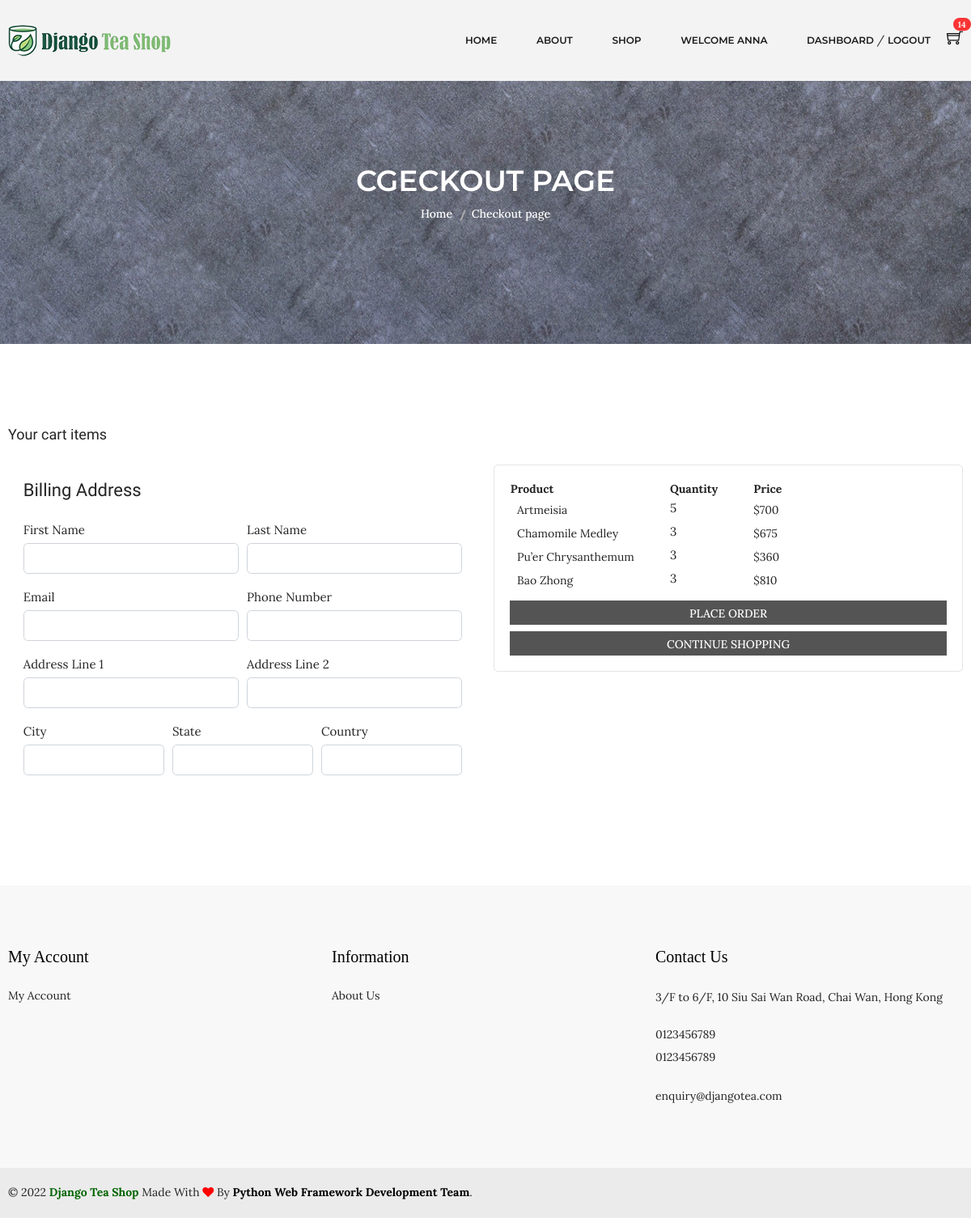
The app's page /cart/checkout/ (signed in) with its own data.
### accounts/models.py (models this page shows, shortened)
class Account(AbstractBaseUser):
    first_name = models.CharField(max_length=50)
    last_name = models.CharField(max_length=50)
    username = models.CharField(max_length=100, unique=True)
    email = models.EmailField(max_length=100, unique=True)
    phone_number = models.CharField(max_length=50)
    date_joined = models.DateTimeField(auto_now_add=True)
    last_login = models.DateTimeField(auto_now_add=True)
    is_admin = models.BooleanField(default=False)
    is_staff = models.BooleanField(default=False)
    is_active = models.BooleanField(default=False)
    is_superadmin = models.BooleanField(default=False)
    USERNAME_FIELD = 'email'
    REQUIRED_FIELDS = ['username', 'first_name', 'last_name']
    objects = MyAccountManager()

### carts/models.py (models this page shows, shortened)
class CartItem(models.Model):
    user = models.ForeignKey(Account, on_delete=models.CASCADE, null=True)
    variations = models.ManyToManyField(Variation, blank=True)
    product = models.ForeignKey(Product, on_delete=models.CASCADE)
    cart = models.ForeignKey(Cart, on_delete=models.CASCADE, null=True)
    quantity = models.IntegerField()
    is_active = models.BooleanField(default=True)
    def sub_total(self):
        return self.product.discounted_price * self.quantity

### shop/models.py (models this page shows, shortened)
class Product(models.Model):
    tea_name = models.CharField(max_length=100, unique=True)
    tea_type = models.CharField(max_length=100)
    slug = models.SlugField(max_length=100, unique=True)
    origin = models.CharField(max_length=100)
    color = models.CharField(max_length=50, blank=True)
    aroma = models.CharField(max_length=100, blank=True)
    taste = models.CharField(max_length=100, blank=True)
    tea_nature  = models.CharField(max_length=100, blank=True)
    is_available = models.BooleanField(default=True)
    is_new = models.BooleanField(default=False)
    properties = models.TextField(max_length=300, blank=True)
    weight = models.IntegerField()
    original_price = models.IntegerField()
    discounted_price = models.IntegerField()
    discount_rate = models.IntegerField(blank=True)
    photo_1 = models.ImageField(upload_to='photos/%Y/%m/%d', blank=True)
    photo_1_t = models.ImageField(upload_to='photos/%Y/%m/%d', blank=True)
    photo_1_z = models.ImageField(upload_to='photos/%Y/%m/%d', blank=True)
    photo_2 = models.ImageField(upload_to='photos/%Y/%m/%d', blank=True)
    photo_2_t = models.ImageField(upload_to='photos/%Y/%m/%d', blank=True)
    photo_2_z = models.ImageField(upload_to='photos/%Y/%m/%d', blank=True)
    photo_3 = models.ImageField(upload_to='photos/%Y/%m/%d', blank=True)
    photo_3_t = models.ImageField(upload_to='photos/%Y/%m/%d', blank=True)
    photo_3_z = models.ImageField(upload_to='photos/%Y/%m/%d', blank=True)
    photo_4 = models.ImageField(upload_to='photos/%Y/%m/%d', blank=True)
    photo_4_t = models.ImageField(upload_to='photos/%Y/%m/%d', blank=True)
    photo_4_z = models.ImageField(upload_to='photos/%Y/%m/%d', blank=True)
    created_date = models.DateTimeField(default=datetime.now)
    modified_date = models.DateTimeField(default=datetime.now)
    stars = models.IntegerField()
    store = models.IntegerField()
    category = models.ForeignKey(Category, on_delete=models.CASCADE)
    def get_url(self):
        return reverse('product_detail', args=[self.category.slug, self.slug])

### carts/views.py (the view)
# urls.py: path('checkout/', views.checkout, name='checkout'),
@login_required(login_url='login')
def checkout(request, total=0, quantity=0, cart_items=None):
    try:
        grand_total = 0
        if request.user.is_authenticated:
            cart_items = CartItem.objects.filter(user=request.user, is_active=True)
        else:
            cart = Cart.objects.get(cart_id=_cart_id(request))
            cart_items = CartItem.objects.filter(cart=cart, is_active=True)
        for cart_item in cart_items:
            total += (cart_item.product.discounted_price * cart_item.quantity)
            quantity += cart_item.quantity
        grand_total = total
    except ObjectDoesNotExist:
        pass # just ignore
    context = {
        'total': total,
        'quantity': quantity,
        'cart_items': cart_items,
        'grand_total': grand_total,
    }
    return render(request, 'shop/checkout.html', context)

### carts/context_processors.py (called while the page is built)
def counter(request):
    cart_count = 0
    if 'admin' in request.path:
        return {}
    else:
        try:
            cart = Cart.objects.filter(cart_id=_cart_id(request))
            if request.user.is_authenticated:
                cart_items = CartItem.objects.all().filter(user=request.user)
            else:
                cart_items = CartItem.objects.all().filter(cart=cart[:1])
            for cart_item in cart_items:
                cart_count += cart_item.quantity
        except cart.DoesNotExist:
            cart_count = 0
    return dict(cart_count=cart_count)

### carts/views.py (called while the page is built)
def _cart_id(request):
    cart = request.session.session_key
    if not cart:
        cart = request.session.create()
    return cart

### category/context_processors.py (called while the page is built)
def menu_links(request):
    links = Category.objects.all()
    return dict(links=links)

### templates/shop/checkout.html (shortened to what this page needs)
{% extends 'base.html' %}
{% load static %}
{% block content %}
<div class="breadcrumb-area ptb-150" style="background-image: url(../../static/img/banner/banner.jpg)">
  <div class="container">
    <div class="breadcrumb-content text-center mt-50">
      <h3>CGECKOUT PAGE</h3>
      <ul>
        <li><a href="{% url 'index' %}">Home</a></li>
        <li class="active">Checkout page</li>
      </ul>
    </div>
  </div>
</div>
<div class="cart-main-area ptb-100">
  <div class="container">
    <h3 class="page-title">Your cart items</h3>
    <div class="row">
      <aside class="col-lg-6">
        <div class="card-body">
          <h4 class="card-title mb-4">Billing Address</h4>
          <form action="{% url 'place_order' %}" method="POST" style="background: transparent">
            <div class="form-row">
              <div class="col form-group">
                <label for="">First Name</label>
                <input type="text" name="first_name" class="form-control" required>
              </div>
              <div class="col form-group">
                <label for="">Last Name</label>
                <input type="text" name="last_name" class="form-control" required>
              </div>
            </div>
          <div class="form-row">
            <div class="col form-group">
              <label for="">Email</label>
              <input type="email" name="email" class="form-control" required>
            </div>
            <div class="col form-group">
              <label for="">Phone Number</label>
              <input type="text" name="phone" class="form-control" required>
            </div>
          </div>
        <div class="form-row">
          <div class="col form-group">
            <label for="">Address Line 1</label>
            <input type="text" name="address_line_1" class="form-control" required>
          </div>
          <div class="col form-group">
            <label for="">Address Line 2</label>
            <input type="text" name="address_line_2" class="form-control">
          </div>
        </div>
        <div class="form-row">
          <div class="col form-group">
            <label for="">City</label>
            <input type="text" name="city" class="form-control" required>
          </div>
          <div class="col form-group">
            <label for="">State</label>
            <input type="text" name="state" class="form-control" required>
          </div>
          <div class="col form-group">
            <label for="">Country</label>
            <input type="text" name="country" class="form-control" required>
          </div>
        </div>
      </aside>
      <aside class="col-lg-6">
        <div class="card">
          <div class="card-body">
            <table style="border: 0px; margin-bottom: 10px">
              <thead>
                <tr>
                  <th>Product&#x2003;&#x2003;&#x2003;</th>
                  <th>Quantity&#x2003;&#x2003;&#x2003;</th>
                  <th>Price</th>
                </tr>
              </thead>
              <tbody>
                {% for cart_item in cart_items %}
                <tr>
                  <td class="product-thumbnail">
                    <a href="{{ cart_item.product.get_url }}"
                      >{{ cart_item.product.tea_name }}&#x2003;&#x2003;&#x2003;</a
                    >
                  </td>
                  <td class="product-quantity">
                    <div class="input-group input-spinner">
                      <label for="">{{cart_item.quantity}}</label>
                    </div>
                  </td>
                  <td class="product-subtotal">${{ cart_item.sub_total }}</td>
                </tr>
                {% endfor %}
              </tbody>
            </table>
            <button type="submit" name="submit" class="btn btn-secondary btn-block">PLACE ORDER</button>
            <a href="{% url 'shop' %}" class="btn btn-secondary btn-block" style="text-align: center">CONTINUE SHOPPING</a>
        </div>
        </div>
      </aside>
    </div>
  </div>
</div>
{% endblock %}

### templates/partials/_navbar.html (shortened to what this page needs)
{% load static %}
<header class="header-area gray-bg clearfix fixed-top">
  <div class="header-bottom">
    <div class="container">
      <div class="row">
        <div class="col-lg-3 col-md-4 col-6">
          <div class="logo">
            <a href="{% url 'index' %}">
              <img alt="" src="{% static 'img/logo/logo.png' %}" />
            </a>
          </div>
        </div>
        <div class="col-lg-9 col-md-8 col-6">
          <div class="header-bottom-right">
            <div class="main-menu">
              <nav>
                <ul>
                  <li class="top-hover">
                    <a href="{% url 'index' %}">home</a>
                  </li>
                  <li><a href="{% url 'about' %}">about</a></li>
                  <li class="mega-menu-position top-hover">
                    <a href="{% url 'shop' %}">shop</a>
                  </li>
                  {% if user.id is None %}
                  <li class="top-hover">
                    <a href="{% url 'login' %}">login</a> / <a href="{% url 'register' %}">register</a>
                  </li>
                  {% else %}
                  <li><a href="#">Welcome {{ user.first_name }}</a></li>
                  <li class="top-hover">
                    <a href="{% url 'cart' %}">dashboard</a> / <a href="{% url 'logout' %}">logout</a>
                  </li>
                  {% endif %}
                </ul>
              </nav>
            </div>
            <div class="header-cart">
              <a href="{% url 'cart' %}" class="widget-header">
              <div class="cart-icon">
                <i class="ti-shopping-cart"></i>
              </div><span class="badge badge-pill badge-danger notify mt-25">{{cart_count}}</span>
            </a>
              </div>
            </div>
          </div>
        </div>
      </div>
    </div>
</header>

### djangoteashop/static/css/ui.css (style rules this page uses)
html { font-family: "Inter", sans-serif; font-size: 15px; }
article:after, .form-group:after { display: block; clear: both; content: ""; }
.widget-header { display: inline-block; vertical-align: middle; position: relative; }
.widget-header i { color: #969696; }
.widget-header .notify { position: absolute; top: -3px; right: -10px; }
.notify { position: absolute; top: -4px; right: -10px; display: inline-block; padding: 0.25em 0.6em; font-size: 12px; line-height: 1; text-align: center; border-radius: 3rem; color: #fff; background-color: #fa3434; }
.input-spinner { width: 125px; flex-wrap: nowrap; display: inline-flex; vertical-align: middle; }

### records on screen
Account: first_name "ANNA"
CartItem: product.tea_name "Artmeisia", quantity "5", sub_total "700"
CartItem: product.tea_name "Chamomile Medley", quantity "3", sub_total "675"
CartItem: product.tea_name "Pu’er Chrysanthemum", quantity "3", sub_total "360"
CartItem: product.tea_name "Bao Zhong", quantity "3", sub_total "810"

### other values on screen
{{ cart_count }} "14"
